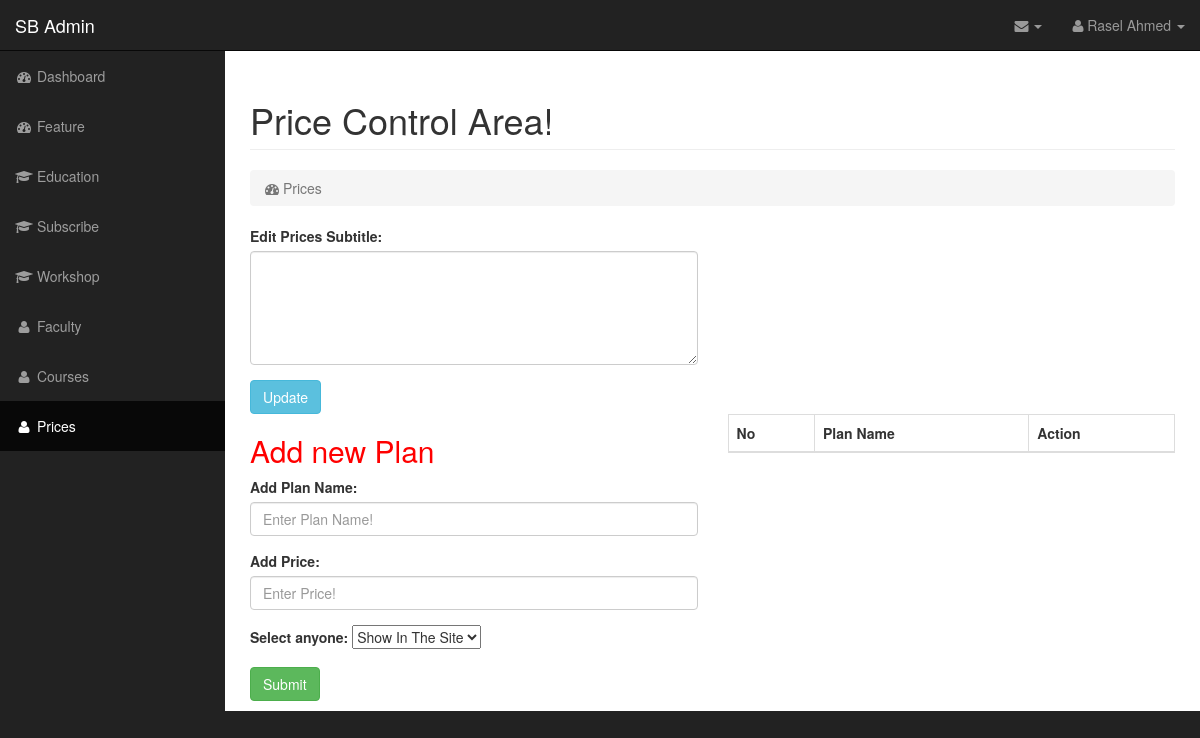
The page /admin/prices.php (signed in) on the database as committed earlier.
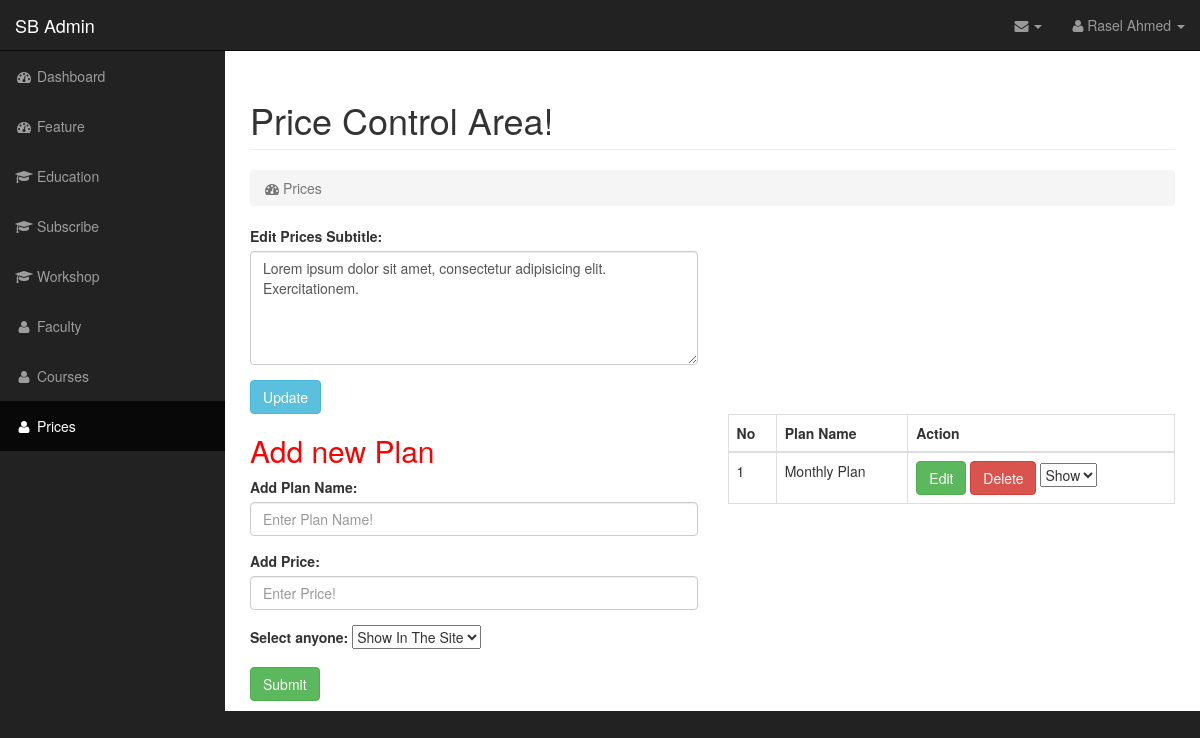
The same page on the database as committed later.
### tables this page shows
CREATE TABLE `section_subtitle` (
  `sectionName` varchar(250) NOT NULL,
  `subtitle` text NOT NULL
);

CREATE TABLE `prices` (
  `id` int(11) NOT NULL,
  `plan_name` varchar(250) NOT NULL,
  `price` varchar(250) NOT NULL,
  `status` varchar(10) NOT NULL
);

### admin/config/selectData.php (called while the page is built)
<?php
function getJSONFromDB($sql){
	include 'mysqlDb.php';
	$result = mysqli_query($conn, $sql)or die(mysqli_error($conn));
	$arr=array();
	while($row = mysqli_fetch_assoc($result)) {
		$arr[]=$row;
	}
	return json_encode($arr);
}
?>

### admin/prices.php (the view, shortened to what the changed rows need)
<?php
 include 'template/head.php';
 $jsonPricesSubtitleString = getJSONFromDB("select * from section_subtitle where sectionName ='Prices'");
$PricessData = json_decode($jsonPricesSubtitleString);
?>
     <div id="page-wrapper">
            <div class="container-fluid">
                <div class="row">
                    <div class="col-lg-12">
                        <h1 class="page-header">
                            Price Control Area!
                        </h1>
                    </div>
                </div>
                <div class="row">
                    <div class="col-lg-6">
                        <form action="" method="post">
                            <div class="form-group">
                              <label for="section_title">Edit Prices Subtitle:</label>
                              <textarea class="form-control" name="subtitle" rows="5" id="coursesSubtitle"><?php
                                if (isset($_POST['subtitle'])) {
                                    echo $_POST['subtitle'];
                                }else{
                                    echo $PricessData[0]->subtitle;
                                }
                                ?></textarea>
                            </div>
                        </form>
                    </div>
                </div>
                <div class="row">
                    <div class="col-lg-6">
                       <h2 style="color: red; ">Add new Plan</h2>
                    </div>
                    <div class="col-lg-6">
                        <?php
                            $jsonPricesString = getJSONFromDB("select * from prices");
                            $Prices = json_decode($jsonPricesString);
                        ?>
                        <table class="table table-bordered">
                            <thead>
                              <tr>
                                <th>No</th>
                                <th>Plan Name</th>
                                <th>Action</th>
                              </tr>
                            </thead>
                            <tbody>
                            <?php for ($i=0; $i <sizeof($Prices); $i++) { ?>
                              <tr>
                                <td><?php echo ($i+1) ?></td>
                                <td><?php echo $Prices[$i]->plan_name; ?></td>
                                <td>
                                  <a href="prices.php?editId=<?php echo $Prices[$i]->id; ?>" class="btn btn-success">Edit</a>
                                  <a href="prices.php?deleteId=<?php echo $Prices[$i]->id; ?>" class="btn btn-danger delete_data" id="<?php echo $Prices[$i]->id; ?>" >Delete</a>
                                  <select name="statusChange" id="">
                                     <?php
                                        if ($Prices[$i]->status == 'on') { ?>
                                            <option value="on">Show</option>
                                        <?php }else{ ?>
                                            <option value="off">Hide</option>
                                       <?php } ?>
                                  </select>
                                </td>
                              </tr>
                              <?php } ?>
                            </tbody>
                        </table>
                    </div>
                </div>
            </div>
        </div>
    </div>
<?php include 'template/footer.php'; ?>

Rows that differ between the two databases and show on the page:
added section_subtitle: subtitle "Lorem ipsum dolor sit amet, consectetur adipisicing elit. Exercitationem."
added prices: plan_name "Monthly Plan", statusChange "Show"
